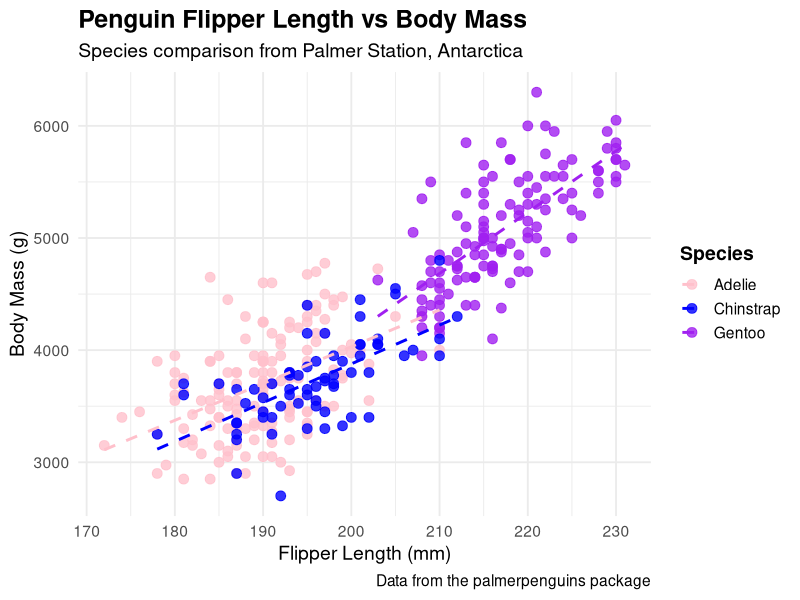

Generate this figure with R:
## ---- chunk 1
suppressPackageStartupMessages(library(tidyverse))
library(palmerpenguins)
## ---- chunk 2
ggplot(data = penguins, aes(x = flipper_length_mm, y = body_mass_g, color = species)) +
  geom_point(size = 3, alpha = 0.8) +
  geom_smooth(method = "lm", se = FALSE, aes(group = species), linetype = "dashed") +
  scale_color_manual(values = c("Adelie" = "pink", "Chinstrap" = "blue", "Gentoo" = "purple")) +
  labs(
    title = "Penguin Flipper Length vs Body Mass",
    subtitle = "Species comparison from Palmer Station, Antarctica",
    x = "Flipper Length (mm)",
    y = "Body Mass (g)",
    caption = "Data from the palmerpenguins package",
    color = "Species"
  ) +
  theme_minimal(base_size = 14) +
  theme(
    plot.title = element_text(face = "bold", size = 18),
    plot.subtitle = element_text(size = 14),
    legend.title = element_text(face = "bold")
  )
